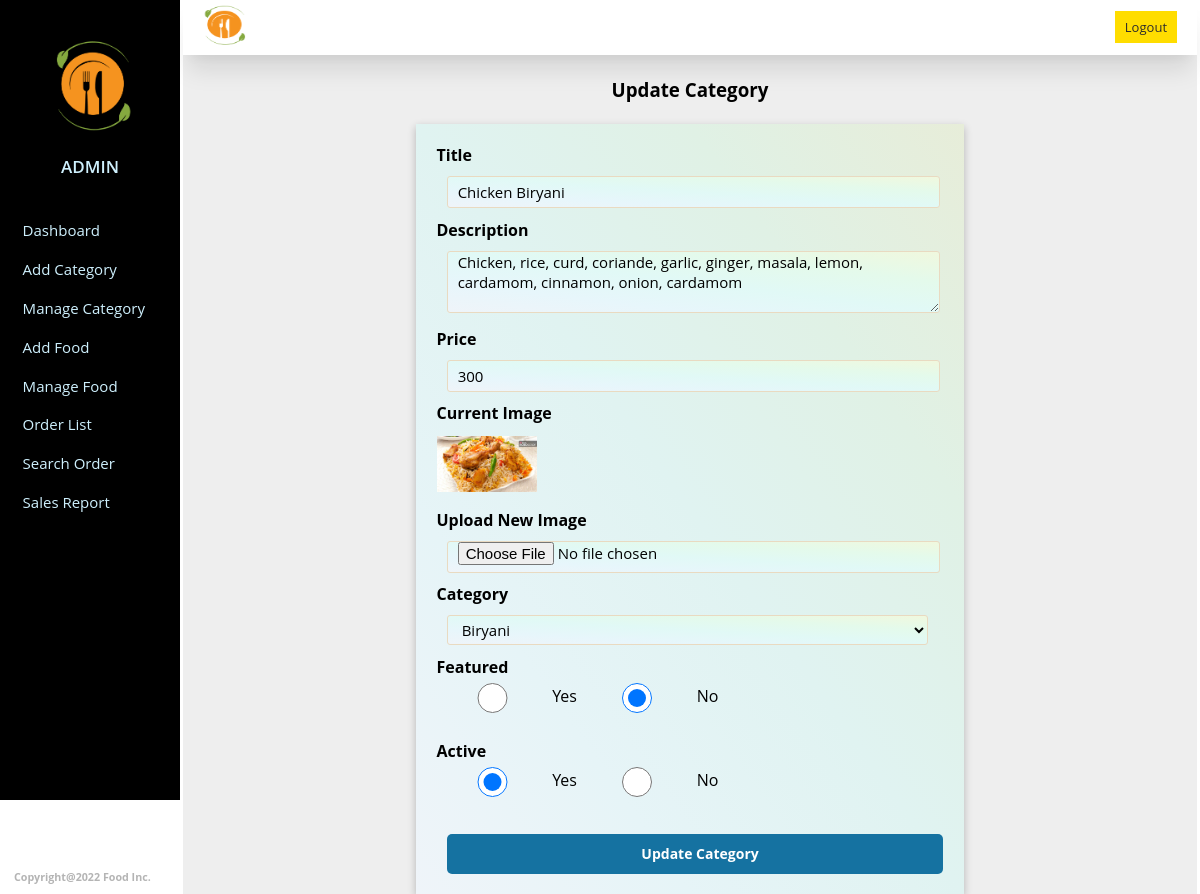
The app's page /admin/update-food.php?id=1 (signed in) with its own data.
### tables this page shows
CREATE TABLE `food` (
  `fid` int(10) NOT NULL,
  `title` varchar(100) NOT NULL,
  `description` varchar(255) NOT NULL,
  `price` int(10) NOT NULL,
  `image_name` varchar(255) NOT NULL,
  `category_id` int(10) NOT NULL,
  `featured` varchar(10) NOT NULL,
  `active` varchar(10) NOT NULL
);

CREATE TABLE `category` (
  `cid` int(10) NOT NULL,
  `title` varchar(100) NOT NULL,
  `image_name` varchar(255) NOT NULL,
  `featured` varchar(10) NOT NULL,
  `active` varchar(10) NOT NULL
);

### admin/update-food.php (the view, shortened to what this page needs)
<?php
    include('../connect.php');
    ?>
<!DOCTYPE html>
<html>
<head>
    <link rel="stylesheet" type="text/css" href="../style.css">
</head>
<body>
    <div class="sidebar text-center">
        <img src="../images/logo.png">
        <br>
        <h4 style="font-size: 17px;font-weight: 600;color: rgb(206, 240, 253);">ADMIN</h4>
        <br>
        <div class="innerside">
            <a href="dashboard.php">Dashboard</a>
            <a href="add-category.php">Add Category</a>
            <a href="manage-category.php">Manage Category</a>
            <a href="add-food.php">Add Food</a>
            <a href="manage-food.php">Manage Food</a>
            <a href="order-list.php">Order List</a>
            <a href="searchorder.php">Search Order</a>
            <a href="salesreport.php">Sales Report</a>
        </div>
        <div style="bottom: 10px;left: 14px; position: fixed; color: #B4B4B4;">
            <h6>Copyright@2022 Food Inc.</h6>
        </div>
    </div>
    <div class="restlist">
        <div class="restheader">
            <img src="../images/logo.png" height="50px" width="60px" >
            <div class="logoutbtn"><a href="logout.php">Logout</a></div>
        </div>
        <br>
        <?php
            if(isset($_GET['id'])){
                $id = $_GET['id'];
                $q = "SELECT * FROM food WHERE fid=$id";
                $res = mysqli_query($con,$q);
                if(mysqli_num_rows($res) == 1){
                    $row = mysqli_fetch_assoc($res);
                    $title = $row['title'];
                    $description = $row['description'];
                    $price = $row['price'];
                    $current_image = $row['image_name'];
                    $current_category = $row['category_id'];
                    $featured = $row['featured'];
                    $active = $row['active'];
                }
                else{
                    echo "<script>alert('not found');</script>";
                }
            }
            else{
                header("location:manage-food.php");
            }
        ?>
        <h3 class="text-center">Update Category</h3>
        <br>
        <div class="register" style="width: 50%;">
            <form action="" method="POST" enctype="multipart/form-data">
                <h4>Title</h4>
                <input type="text" name="title" placeholder="Food Title" required value="<?php echo $title; ?>"><br>
                <h4>Description</h4>
                <textarea name="description"  placeholder="Description of the Food." ><?php echo $description; ?></textarea>
                <br>
                <h4>Price</h4>
                <input type="text" name="price" value="<?php echo $price; ?>"><br>
                <h4>Current Image</h4>
                <div><?php
                    if($current_image!=""){
                        echo "<img src=../food/$current_image width=100px height=80px style='object-fit:contain'>";
                    }
                    else{
                        echo "<input type='text' value='Image Not Added.' disabled style='color:red; border:none'>";
                    }
                ?></div>
                <h4>Upload New Image</h4>
                <input type="file" name="image" ><br>
                <h4>Category</h4>
                <select name="category">
                     <?php
                        $sql = "SELECT * FROM category WHERE active='Yes'";
                        $res = mysqli_query($con, $sql);
                        $count = mysqli_num_rows($res);
                        if($count>0)
                        {
                            while($row=mysqli_fetch_assoc($res))
                            {
                                $category_title = $row['title'];
                                $category_id = $row['cid'];
                                ?>
                                <option <?php if($current_category==$category_id){echo "selected";} ?> value="<?php echo $category_id; ?>"><?php echo $category_title; ?></option>
                                <?php
                            }
                        }
                        else
                        {
                            echo "<option value='0'>Category Not Available.</option>";
                        }
                    ?>
                </select>
                <h4>Featured</h4>
                <input type="radio" <?php if($featured=="Yes"){echo "checked";} ?> name="featured" value="Yes" style="width: 20%;vertical-align: middle; margin: 1%;" required> Yes
                <input type="radio" <?php if($featured=="No"){echo "checked";} ?> name="featured" value="No" style="width: 20%;vertical-align: middle; margin: 1%;" required> No
                <br><br>
                <h4>Active</h4>
                <input type="radio" <?php if($active=="Yes"){echo "checked";} ?> name="active" value="Yes" style="width: 20%;vertical-align: middle; margin: 1%;" required> Yes
                <input type="radio" <?php if($active=="No"){echo "checked";} ?> name="active" value="No" style="width: 20%;vertical-align: middle; margin: 1%;" required> No
                <br><br>
                <input type="submit" name="submit" value="Update Category">
             </form>
        </div>
    </div>
     </body>
</html>

### style.css (style rules this page uses)
* { margin: 0; padding: 0; font-family:Open Sans,sans-serif; }
html { scroll-behavior: smooth; }
body { overflow-x: hidden; }
.text-center { text-align: center; }
.register { width: 30%; margin: 0 auto; text-align: left; padding: 2%; padding-bottom: 1%; box-shadow: rgba(0, 0, 0, 0.24) 0px 3px 8px; background-image: linear-gradient(to right top, #eff4f9, #e6f4f7, #e0f3f1, #e0f1e5, #e7edd9); }
.register input,textarea,select { width: 95%; height: 30px; border: 1px solid #E9DAC1; border-radius: 3px; padding-left: 10px; font-size: 15px; outline: none; margin: 2%; background-image: linear-gradient(to right top, #eff4f9, #e7f6fb, #e1f9f6, #e4faeb, #f0f8de); }
.register textarea { height: 60px; }
.register input[type="submit"] { width: 98%; height: 40px; border: none; border-radius: 5px; font-size: 14px; font-weight: bold; color: white; transition: 0.2s; background: #1572A1; }
.sidebar { width: 15%; height: 100vh; position: fixed; background-color: black; }
.sidebar img { position: relative; width: 110px; height: 110px; top: 30px; border-radius: 50%; object-fit: cover; object-position: 50% 50%; margin-bottom: 40px; }
.sidebar a { color: rgb(206, 240, 253); text-decoration: none; display: block; font-size: 15px; padding: 3% 3% 3% 10%; margin: 5% 1%; border-radius: 3px; }
.innerside { margin: 8% 2%; text-align: left; }
.restlist { width: 84.5%; min-height: 100vh; float: right; margin-right: 3px; background-color: #EEEEEE; }
.restheader { padding-left: 10px; height: 8%; box-shadow: rgba(0, 0, 0, 0.1) 0px 20px 25px -5px, rgba(0, 0, 0, 0.04) 0px 10px 10px -5px; position: relative; background-color: white; }
.logoutbtn { position: absolute; right: 20px; top: 15px; }
.logoutbtn a { text-decoration: none; padding: 7px 10px; background-color: #fd0; color: #2d2c2c; transition: 0.2s; font-size: 13px; }

### records on screen
food: title "Chicken Biryani", description "Chicken, rice, curd, coriande, garlic, ginger, masala, lemon, cardamom, cinnamon, onion, cardamom", price "300", image_name (picture), category "Biryani", featured "☑", active "☑"
